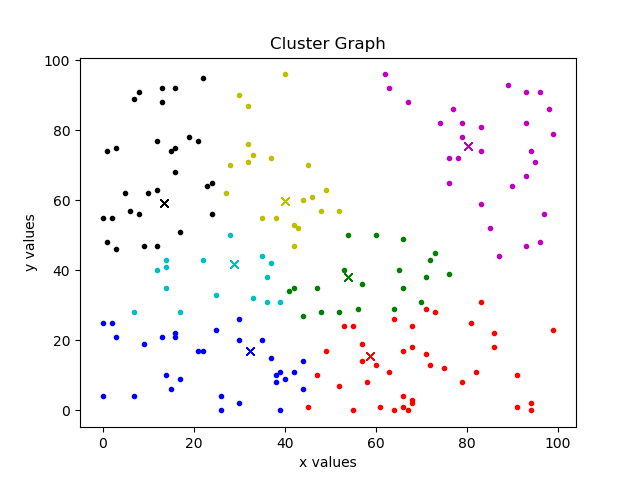

Write Python code to recreate this figure.
import numpy as np
from matplotlib import pyplot as plt
from sklearn.cluster import MeanShift

x = np.random.randint(0, 100, (200))
y = np.random.randint(0, 100, (200))
data = np.zeros((200, 2))
data[:, 0] = x
data[:, 1] = y

classifier = MeanShift(bandwidth = 21)
classifier.fit(data)

centroids = classifier.cluster_centers_
number_of_clusters = len(classifier.cluster_centers_)
print(number_of_clusters)

color_array = ['r', 'g', 'b', 'w', 'k', 'c', 'y', 'm']
labels = classifier.labels_

for i in range(len(labels)):
    for no in range(number_of_clusters):
        if(labels[i] == no):
            plt.plot(data[i][0], data[i][1], color_array[no] + str('.'))
        plt.plot(centroids[no][0], centroids[no][1], color_array[no] + str('x'))
            
plt.xlabel('x values')
plt.ylabel('y values')
plt.title('Cluster Graph')
plt.savefig('4.0 Mean Shift Clustering.png')
plt.show()
